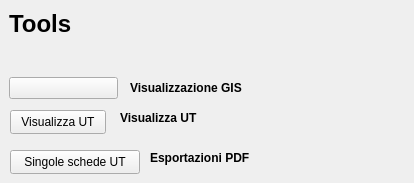
       <widget class="QWidget" name="tab_4">
        <attribute name="title">
         <string>Tools</string>
        </attribute>
        <widget class="QPushButton" name="pushButton_showLayer">
         <property name="geometry">
          <rect>
           <x>10</x>
           <y>110</y>
           <width>96</width>
           <height>24</height>
          </rect>
         </property>
         <property name="font">
          <font>
           <pointsize>9</pointsize>
          </font>
         </property>
         <property name="toolTip">
          <string>Show Selcted Features</string>
         </property>
         <property name="text">
          <string>Visualizza UT</string>
         </property>
         <property name="icon">
          <iconset>
           <normaloff>:/images/sheet.png</normaloff>:/images/sheet.png</iconset>
         </property>
         <property name="checkable">
          <bool>false</bool>
         </property>
         <property name="default">
          <bool>false</bool>
         </property>
         <property name="flat">
          <bool>false</bool>
         </property>
        </widget>
        <widget class="QPushButton" name="pushButton_pdf_exp">
         <property name="geometry">
          <rect>
           <x>10</x>
           <y>150</y>
           <width>130</width>
           <height>24</height>
          </rect>
         </property>
         <property name="font">
          <font>
           <pointsize>9</pointsize>
          </font>
         </property>
         <property name="toolTip">
          <string>Export PDF</string>
         </property>
         <property name="text">
          <string>Singole schede UT</string>
         </property>
         <property name="icon">
          <iconset>
           <normaloff>:/images/sheet.png</normaloff>:/images/sheet.png</iconset>
         </property>
        </widget>
        <widget class="QLabel" name="label_36">
         <property name="geometry">
          <rect>
           <x>9</x>
           <y>9</y>
           <width>396</width>
           <height>29</height>
          </rect>
         </property>
         <property name="minimumSize">
          <size>
           <width>396</width>
           <height>0</height>
          </size>
         </property>
         <property name="font">
          <font>
           <pointsize>18</pointsize>
           <weight>75</weight>
           <bold>true</bold>
          </font>
         </property>
         <property name="text">
          <string>Tools</string>
         </property>
        </widget>
        <widget class="QLabel" name="label_38">
         <property name="geometry">
          <rect>
           <x>130</x>
           <y>80</y>
           <width>122</width>
           <height>16</height>
          </rect>
         </property>
         <property name="font">
          <font>
           <weight>75</weight>
           <bold>true</bold>
          </font>
         </property>
         <property name="text">
          <string>Visualizzazione GIS</string>
         </property>
        </widget>
        <widget class="QLabel" name="label_46">
         <property name="geometry">
          <rect>
           <x>120</x>
           <y>110</y>
           <width>82</width>
           <height>16</height>
          </rect>
         </property>
         <property name="font">
          <font>
           <weight>75</weight>
           <bold>true</bold>
          </font>
         </property>
         <property name="text">
          <string>Visualizza UT</string>
         </property>
        </widget>
        <widget class="QLabel" name="label_41">
         <property name="geometry">
          <rect>
           <x>150</x>
           <y>150</y>
           <width>106</width>
           <height>16</height>
          </rect>
         </property>
         <property name="font">
          <font>
           <weight>75</weight>
           <bold>true</bold>
          </font>
         </property>
         <property name="text">
          <string>Esportazioni PDF</string>
         </property>
        </widget>
        <widget class="QToolButton" name="toolButtonGis">
         <property name="geometry">
          <rect>
           <x>9</x>
           <y>77</y>
           <width>109</width>
           <height>22</height>
          </rect>
         </property>
         <property name="minimumSize">
          <size>
           <width>109</width>
           <height>0</height>
          </size>
         </property>
         <property name="toolTip">
          <string/>
         </property>
         <property name="text">
          <string/>
         </property>
         <property name="icon">
          <iconset>
           <normaloff>:/images/GIS.png</normaloff>:/images/GIS.png</iconset>
         </property>
         <property name="shortcut">
          <string>Ctrl+G</string>
         </property>
         <property name="checkable">
          <bool>true</bool>
         </property>
         <property name="checked">
          <bool>false</bool>
         </property>
         <property name="toolButtonStyle">
          <enum>Qt::ToolButtonTextOnly</enum>
         </property>
         <property name="arrowType">
          <enum>Qt::NoArrow</enum>
         </property>
        </widget>
       </widget>
